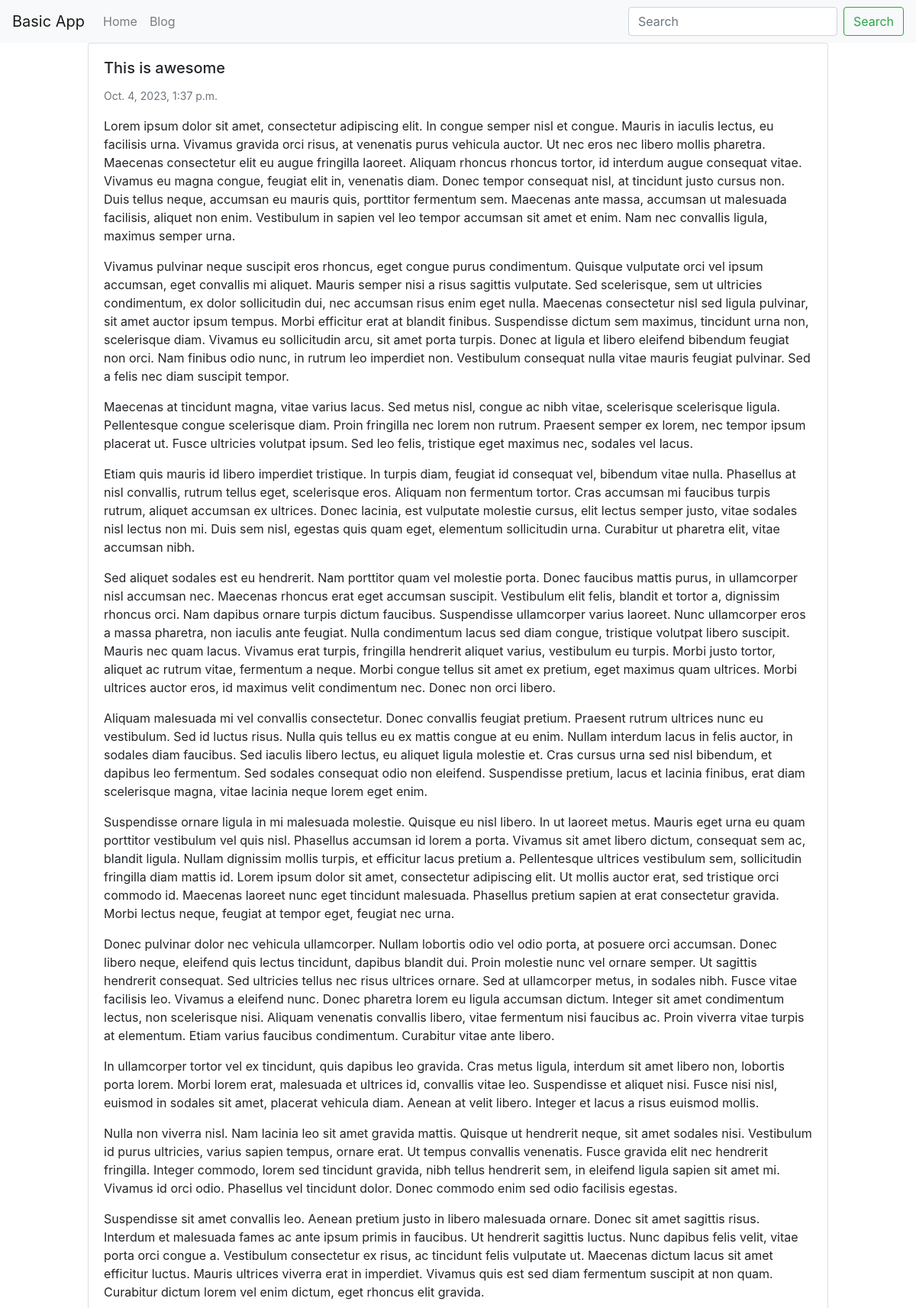
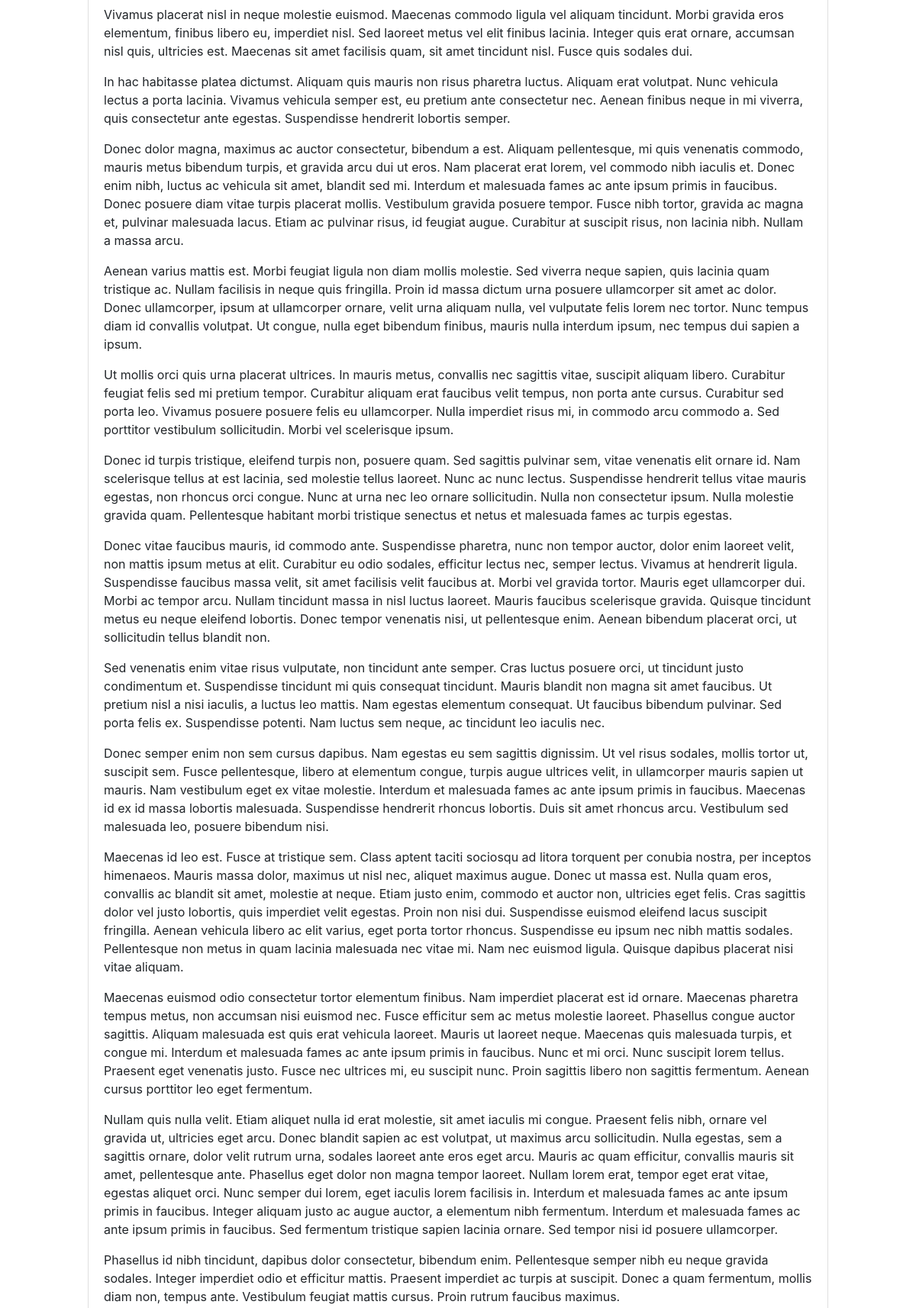
/blog/hello-world3/ (upper part), run on the app's committed database (2 pictures, top to bottom).
### blog/models.py (models this page shows, shortened)
class BlogPost(models.Model):
	user=models.ForeignKey(User, null=True, default=1, on_delete=models.SET_NULL)
	image=models.ImageField(upload_to='image/', blank=True, null=True)
	title = models.CharField(max_length=120)
	slug = models.SlugField(unique=True) # url encoded value for lookup in the address bar
	content = models.TextField(null=True, blank=True)
	publish_date=models.DateTimeField(auto_now=False, auto_now_add=False, null=True, blank=True)
	timestamp=models.DateTimeField(auto_now_add=True)
	updated=models.DateTimeField(auto_now=True)
	objects=BlogPostManager()
	class Meta:
		ordering = ['-publish_date','-updated','-timestamp']

### blog/views.py (the view)
# urls.py: path('<str:slug>/',blog_post_detail_view),
def blog_post_detail_view(request,slug):
	obj=get_object_or_404(BlogPost, slug=slug)
	template_name='blog/detail.html'
	context={"object": obj}
	return render(request,template_name,context)

### blog/models.py (called while the page is built)
	def get_queryset(self):
		return BlogPostQuerySet(self.model,using=self._db)

### blog/templates/blog/detail.html (shortened to what this page needs)
{% extends "base.html" %}
{% block content %}
<div class='row'>
{% include 'blog/list-inline.html' with blog_post=object detail=True %}
</div>
{% endblock %}

### templates/base.html (shortened to what this page needs)
<!doctype html>
<html lang="en">
  <head>
    <link rel="stylesheet" href="https://cdn.jsdelivr.net/npm/bootstrap@4.6.2/dist/css/bootstrap.min.css">
  </head>
  <body>
    {% include 'navbar.html' %}
  	<div class='container-fluid'>
  		{% block content %}
      {% endblock %}
  	</div>
  </body>
</html>

### templates/navbar.html (shortened to what this page needs)
<nav class="navbar navbar-expand-lg navbar-light bg-light">
  <a class="navbar-brand" href="/">Basic App</a>
  <div class="collapse navbar-collapse" id="navbarSupportedContent">
    <ul class="navbar-nav mr-auto">
      <li class="nav-item">
        <a class="nav-link" href="/">Home</a>
      </li>
      <li class="nav-item">
        <a class="nav-link" href="/blog">Blog</a>
      </li>
    </ul>
    <form class="form-inline my-2 my-lg-0" action='/search/'>
      <input class="form-control mr-sm-2" type="search" name='q' placeholder="Search" aria-label="Search">
      <button class="btn btn-outline-success my-2 my-sm-0" type="submit">Search</button>
    </form>
  </div>
</nav>

### blog/templates/blog/list-inline.html (shortened to what this page needs)
<div class='col-12 col-md-10 mb-3 mx-auto'>
	<div class='card {% if not blog_post.publish_date %} border border-warning text-dark {% endif %}'>
	<div class='card-body'>
		<h5 class='card-title'>{{ blog_post.title }}</h5>
		<p class='card-text'>
			<small class='text-muted'>{{ blog_post.publish_date }}</small>
		{% if truncate %}
			{{ blog_post.content|linebreaks|truncatewords:30}}
		{% else %}
			{{ blog_post.content|linebreaks}}
		{% endif %}
		</p>
	</div>
	</div>
</div>

### data on the page
BlogPost: title "This is awesome", publish_date "Oct. 4, 2023, 1:37 p.m.", content "Lorem ipsum dolor sit amet, consectetur adipiscing elit. In congue semper nisl et congue. Mauris in iaculis lectus, eu facilisis urna. Vivamus gravida orci risus, at venenatis purus vehicula auctor. Ut nec eros nec libero mollis pharetra. Maecenas consectetur elit eu augue fringilla laoreet. Aliquam rhoncus rhoncus tortor, id interdum augue consequat vitae. Vivamus eu magna congue, feugiat elit in, venenatis diam. Donec tempor consequat nisl, at tincidunt justo cursus non. Duis tellus neque, accumsan eu mauris quis, porttitor fermentum sem. Maecenas ante massa, accumsan ut malesuada facilisis, aliquet non enim. Vestibulum in sapien vel leo tempor accumsan sit amet et enim. Nam nec convallis…"
